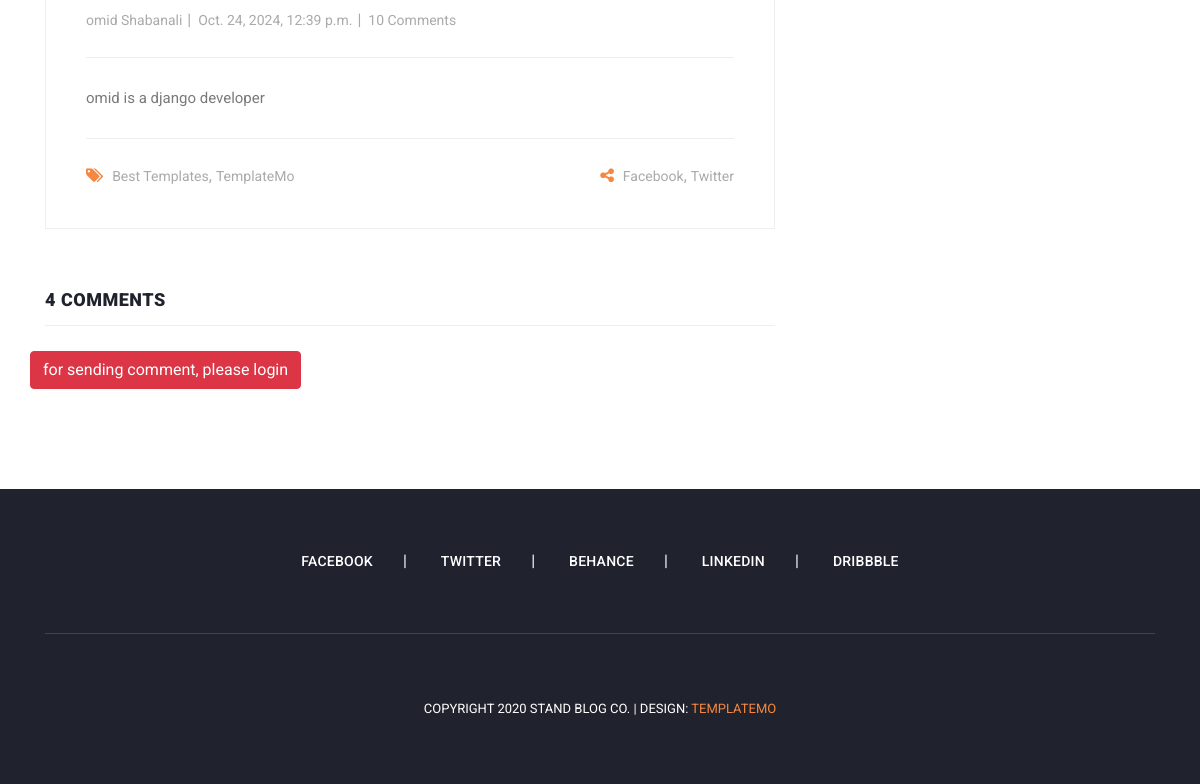
Page /articles/detail/django-is-very-useful (lower part) on the earlier database version.
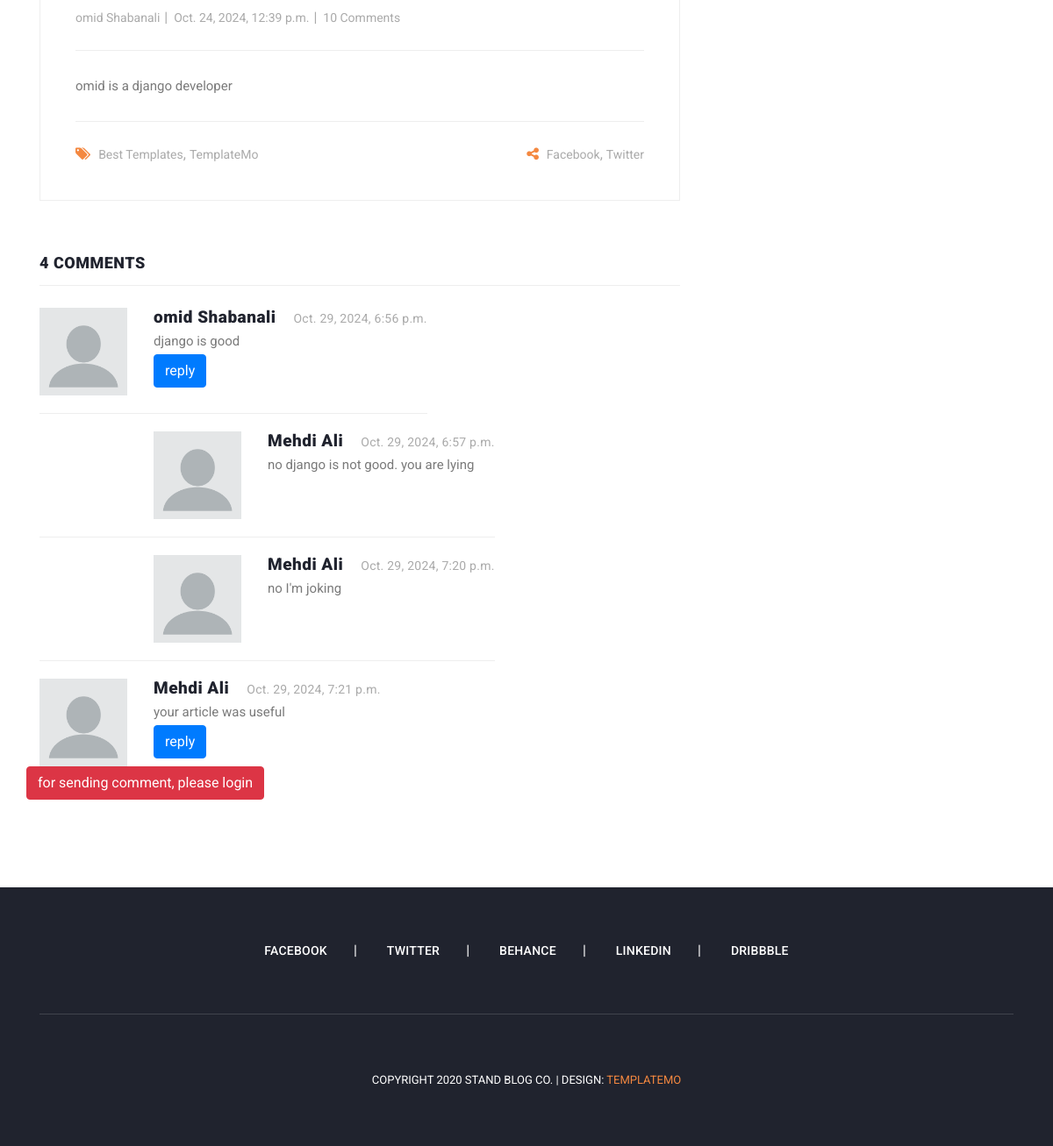
Same page on the later database version.
### blog/models.py (models this page shows, shortened)
class Comment(models.Model):
    article = models.ForeignKey(Article, on_delete=models.CASCADE, related_name='comments')
    user = models.ForeignKey(User, on_delete=models.CASCADE, related_name='comments')
    parent = models.ForeignKey('self', on_delete=models.CASCADE, null=True, blank=True, related_name='replies')
    body = models.TextField()
    created_at = models.DateTimeField(auto_now_add=True)

### blog/views.py (the view)
# urls.py: path('detail/<slug:slug>', views.article_detail, name='article_detail'),
def article_detail(request, slug):
    article = get_object_or_404(Article, slug=slug)
    if request.method == 'POST':
        parent_id = request.POST.get('parent_id')
        body = request.POST['body']
        Comment.objects.create(body=body, article=article, user=request.user, parent_id=parent_id)
    return render(request, "blog/article_detail.html", {"article": article})

### context_processors/context_processors.py (called while the page is built)
def recent_articles(request):
    recent_articles = Article.objects.order_by('-created')
    categories = Category.objects.all()
    return {'recent_articles': recent_articles, 'categories':categories}

### blog/templates/blog/article_detail.html (shortened to what the changed rows need)
{% extends 'base.html' %}
{% load static %}
{% block content %}
    <section class="blog-posts grid-system">
        <div class="container">
            <div class="row">
                <div class="col-lg-8">
                    <div class="all-blog-posts">
                        <div class="row">
                            <div class="col-lg-12">
                                <div class="sidebar-item comments">
                                    <div class="sidebar-heading">
                                        <h2>4 comments</h2>
                                    </div>
                                    <div class="content">
                                        <ul>
                                            {% for comment in article.comments.all %}
                                                {% if comment.parent == None %}
                                                    <li>
                                                        <div class="author-thumb">
                                                            {% if comment.user.profile.image %}
                                                                <img src="{{ comment.user.profile.image.url }}" alt="">
                                                            {% else %}
                                                                <img src="{% static "images/icons/index.png" %}" alt="">
                                                            {% endif %}
                                                        </div>
                                                        <div class="right-content">
                                                            <h4>{{ comment.user.get_full_name }}<span>{{ comment.created_at }}</span>
                                                            </h4>
                                                            <p>{{ comment.body }}</p>
                                                            <button onclick="set_value({{ comment.id }})" class="btn btn-primary">reply</button>
                                                        </div>
                                                    </li>
                                                    {% for reply in comment.replies.all %}
                                                        <li class="replied">
                                                            <div class="author-thumb">
                                                                {% if comment.user.profile.image %}
                                                                    <img src="{{ comment.user.profile.image.url }}"
                                                                         alt="">
                                                                {% else %}
                                                                    <img src="{% static "images/icons/index.png" %}"
                                                                         alt="">
                                                                {% endif %}
                                                            </div>
                                                            <div class="right-content">
                                                                <h4>{{ reply.user.get_full_name }}<span>{{ reply.created_at }}</span>
                                                                </h4>
                                                                <p>{{ reply.body }}</p>
                                                            </div>
                                                        </li>
                                                    {% endfor %}
                                                {% endif %}
                                            {% endfor %}
                                        </ul>
                                    </div>
                                </div>
                            </div>
                        </div>
                    </div>
                </div>
            </div>
        </div>
    </section>
{% endblock %}

Differences in the rows shown:
added Comment: user.get_full_name "omid Shabanali", created_at "Oct. 29, 2024, 6:56 p.m.", body "django is good", shown under "4 COMMENTS"
added Comment: user.get_full_name "Mehdi Ali", created_at "Oct. 29, 2024, 6:57 p.m.", body "no django is not good. you are lying", shown under "omid Shabanali"
added Comment: user.get_full_name "Mehdi Ali", created_at "Oct. 29, 2024, 7:20 p.m.", body "no I'm joking", shown under "omid Shabanali"
added Comment: user.get_full_name "Mehdi Ali", created_at "Oct. 29, 2024, 7:21 p.m.", body "your article was useful", shown under "4 COMMENTS"
